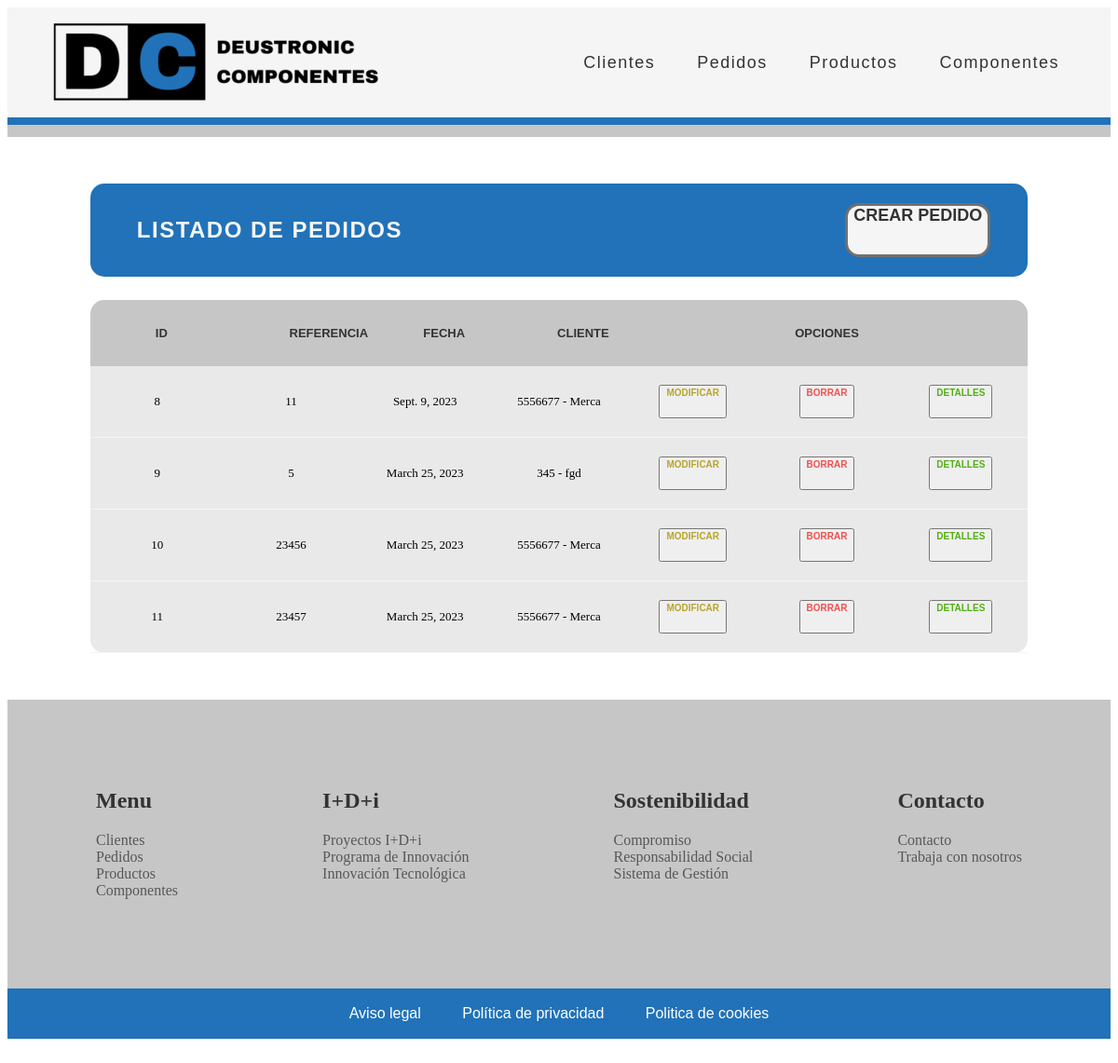
The page /appGestionPedidos/pedido/list on the database as committed earlier.
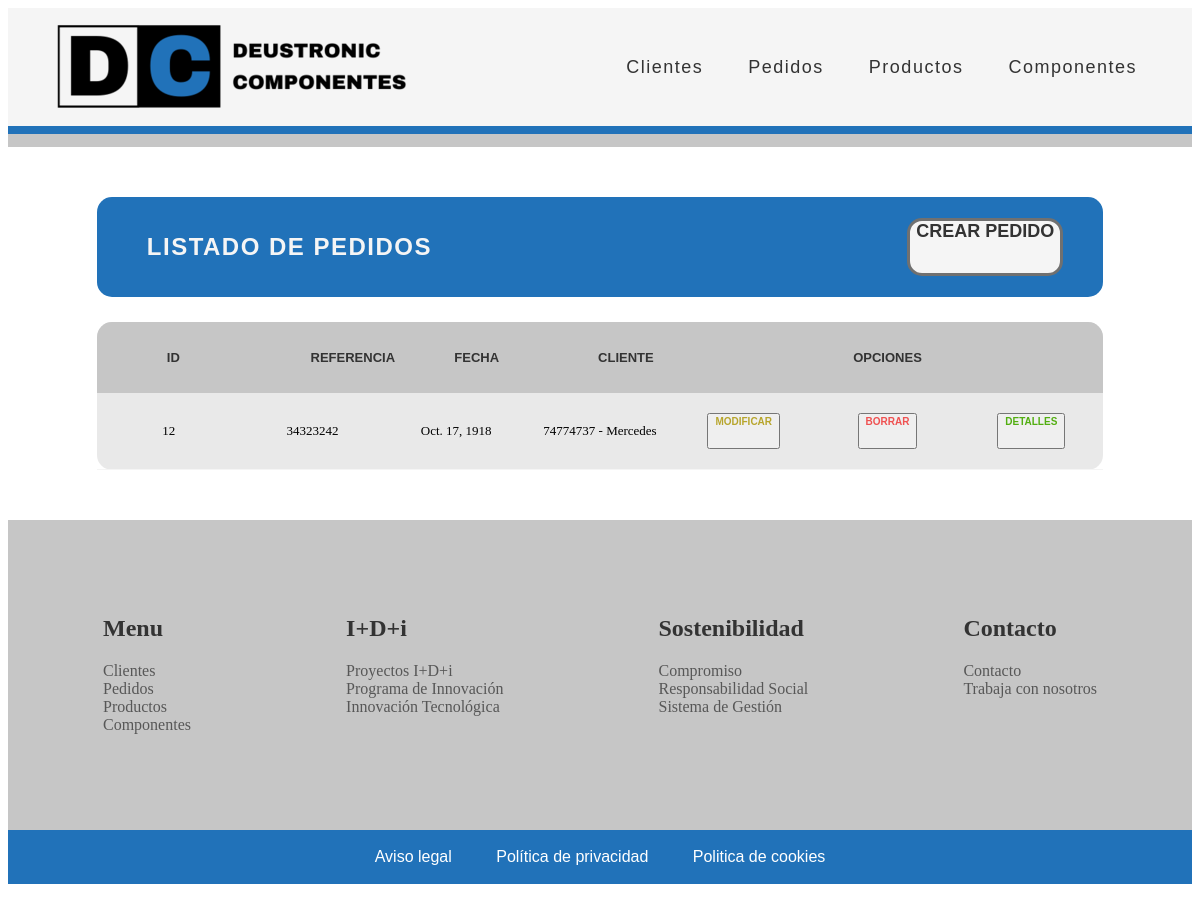
The same page on the database as committed later.
### appGestionPedidos/models.py (models this page shows, shortened)
class Pedido(models.Model):
    referencia = models.IntegerField(unique=True)
    producto = models.ManyToManyField(Producto, through="ProductoPedido")
    fecha = models.DateField()
    cliente = models.ForeignKey(Cliente, on_delete=models.CASCADE)
    precioTotal = models.FloatField(blank=True, null=True)

class Cliente(models.Model):
    CIF = models.CharField(max_length=9, unique=True)
    nombreEmpresa = models.CharField(max_length=16)
    direccion = models.CharField(max_length=60)
    datosContacto = models.CharField(max_length=60)
    def __str__(self):
       return f"{self.CIF} - {self.nombreEmpresa}"

### appGestionPedidos/views.py (the view)
# urls.py: path('pedido/list', views.PedidoListView.as_view(), name='pedido'),
class PedidoListView(ListView):
    model = Pedido

### appGestionPedidos/templates/appGestionPedidos/pedido_list.html (shortened to what this page needs)
{% extends "base.html" %}
{% load static %}
{% block contenido %}
<div class="main_container">
    <div class="main_title_container">
        <div class="main_title">
            <h2>LISTADO DE PEDIDOS</h2>
        </div>
        <a href="/appGestionPedidos/pedido/create" alt="crear_pedido">CREAR PEDIDO</a>
    </div>
    <div class="main_table_container">
        {% if pedido_list %}
        <table class="main_table">
            <thead>
                <tr>
                    <th>ID</th>
                    <th>Referencia</th>
                    <th>Fecha</th>
                    <th>Cliente</th>
                    <th class="main_table_esp_1" colspan="3">Opciones</th>
                </tr>
            </thead>
            {% for pedido in pedido_list %}
            <tbody class="main_table_contenido">
                <tr><a href="/appGestionPedidos/pedido/create"></a>
                    <td>{{ pedido.id }}</td>
                    <td>{{ pedido.referencia }}</td>
                    <td>{{ pedido.fecha }}</td>
                    <td>{{ pedido.cliente }}</td>
                    <td class="main_table_esp_modificar">
                        <button><a href="/appGestionPedidos/modificar-pedido/{{ pedido.id }}">MODIFICAR</a></button>
                    </td>
                    <td class="main_table_esp_borrar">
                        <button><a href="/appGestionPedidos/eliminar-pedido/{{ pedido.id }}">BORRAR</a></button>
                    </td>
                    <td class="main_table_esp_detalles">
                        <button><a href="/appGestionPedidos/detallesPedido/{{ pedido.id }}">DETALLES</a></button>
                    </td>
                </tr>
            </tbody>
            {% endfor %}
        </table>
        {% else %}
        <p>No hay pedidos creados.</p>
        {% endif %}
    </div>
</div>
{% endblock %}

Rows that differ between the two databases and show on the page:
removed Pedido: id "8", referencia "11", fecha "Sept. 9, 2023", cliente "5556677 - Merca"
removed Pedido: id "9", referencia "5", fecha "March 25, 2023", cliente "345 - fgd"
removed Pedido: id "10", referencia "23456", fecha "March 25, 2023", cliente "5556677 - Merca"
removed Pedido: id "11", referencia "23457", fecha "March 25, 2023", cliente "5556677 - Merca"
added Pedido: id "12", referencia "34323242", fecha "Oct. 17, 1918", cliente "74774737 - Mercedes"
